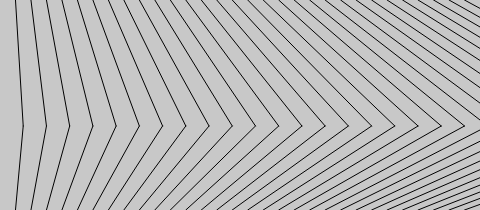
Frame 1 (no input)
Frame 60 (no input): identical to frame 1, image omitted
Frame 120 (the mouse pressed at the canvas centre since frame 60): identical to frame 1, image omitted

The p5.js sketch that drew this single still picture (run headless with seeded random() and noise() and a simulated clock; from frame 60 on, the mouse is pressed at the canvas centre):

// p5.js sketch
// ── sketch.js
let cols = 30;
let rows = 10;
let canWid = 480;
let canHgt = 210;
let count = 0;
function setup() {
  createCanvas(canWid, canHgt);
  background(200);
  let xoff = canWid/(cols + 1);
  let yoff = canHgt/(rows +1);
  for (let i = 0; i < cols; i++) {
    let x1 = xoff * (i+1);
    let y1 = 0;
    let x2 = x1 + x1/2;
    let y2 = height*0.6;
    line(x1, y1, x2, y2);
    //Can you draw another line from the tip 
    // of the first line to show a kink??
    line(x2, y2, x2-x2/3, height);
  }
}

function draw() {

}
